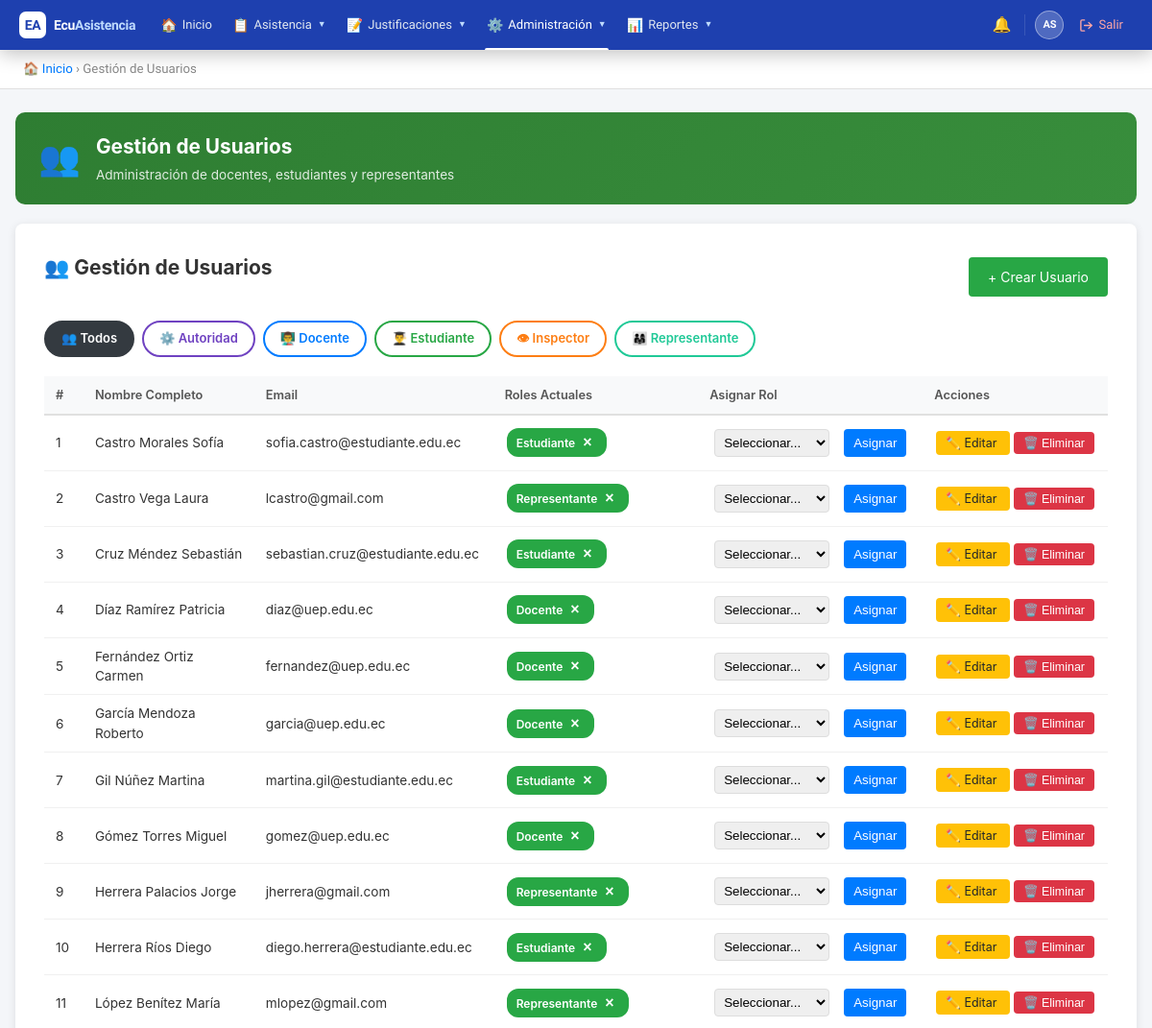
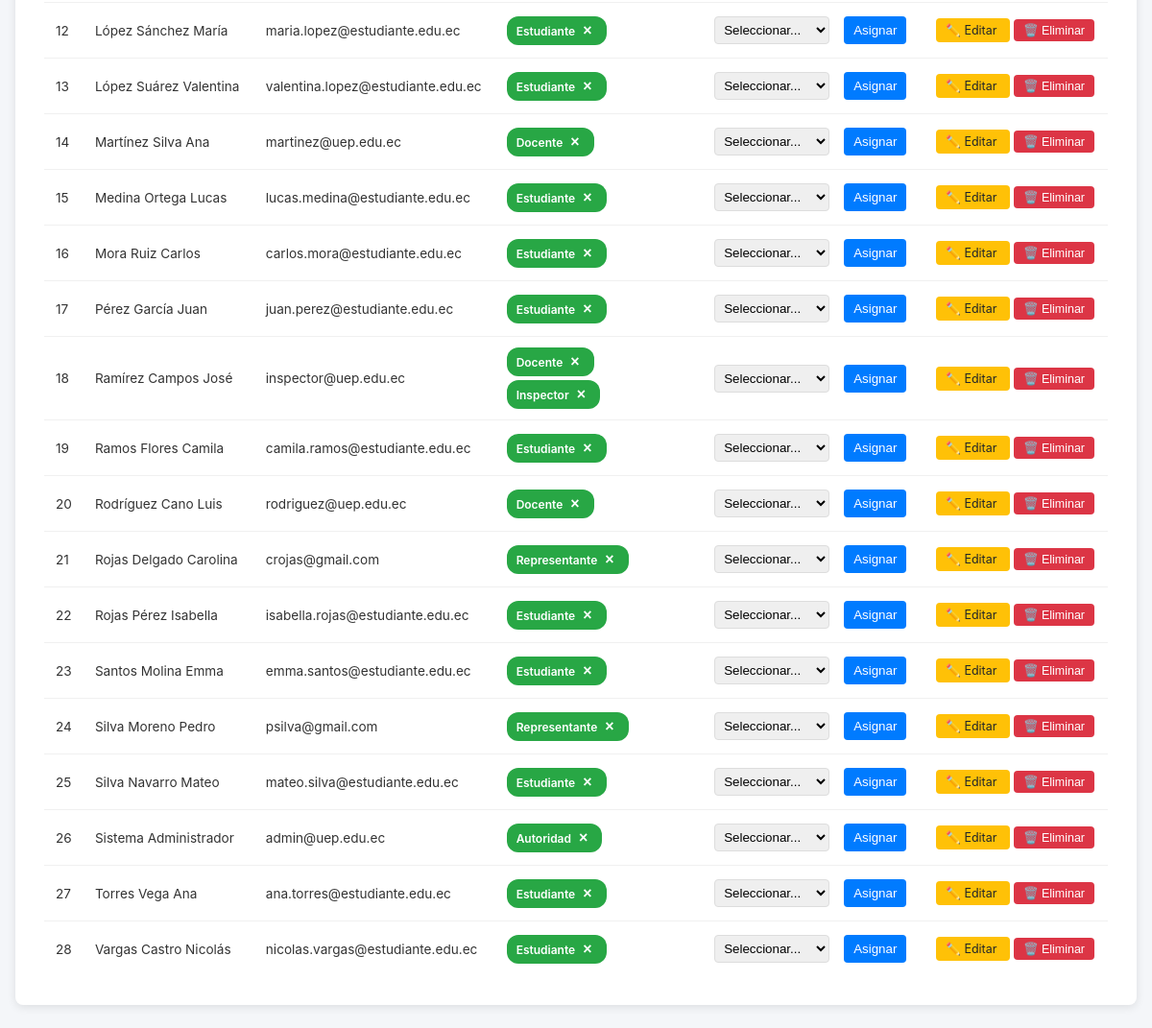
Page /public/?action=users (signed in) on the committed database (2 pictures, top to bottom).
### tables this page shows
CREATE TABLE `roles` (
  `id` int(11) NOT NULL AUTO_INCREMENT,
  `name` varchar(50) NOT NULL,
  `description` text DEFAULT NULL,
  `created_at` timestamp NOT NULL DEFAULT current_timestamp(),
  `updated_at` timestamp NOT NULL DEFAULT current_timestamp() ON UPDATE current_timestamp(),
  PRIMARY KEY (`id`),
  UNIQUE KEY `name` (`name`)
);

CREATE TABLE `users` (
  `id` int(11) NOT NULL AUTO_INCREMENT,
  `institution_id` int(11) NOT NULL,
  `username` varchar(50) NOT NULL,
  `email` varchar(100) NOT NULL,
  `password` varchar(255) NOT NULL,
  `first_name` varchar(100) NOT NULL,
  `last_name` varchar(100) NOT NULL,
  `dni` varchar(20) DEFAULT NULL,
  `phone` varchar(20) DEFAULT NULL,
  `reset_token` varchar(255) DEFAULT NULL,
  `reset_expires` datetime DEFAULT NULL,
  `is_active` tinyint(1) DEFAULT 1,
  `created_at` timestamp NOT NULL DEFAULT current_timestamp(),
  `updated_at` timestamp NOT NULL DEFAULT current_timestamp() ON UPDATE current_timestamp(),
  PRIMARY KEY (`id`),
  UNIQUE KEY `username` (`username`),
  UNIQUE KEY `email` (`email`),
  UNIQUE KEY `dni` (`dni`),
  KEY `institution_id` (`institution_id`),
  CONSTRAINT `users_ibfk_1` FOREIGN KEY (`institution_id`) REFERENCES `institutions` (`id`)
);

### controllers/UserController.php (called while the page is built, shortened)
<?php
require_once BASE_PATH . '/models/User.php';
require_once BASE_PATH . '/models/Role.php';
class UserController {
    private $userModel;
    private $roleModel;
    public function __construct() {
        $db = new Database();
        $this->userModel = new User($db);
        $this->roleModel = new Role($db);
    }
    public function index() {
        $users = $this->userModel->getAll();
        $roles = $this->roleModel->getAll();
        include BASE_PATH . '/views/users/index.php';
    }
}

### config/database.php (called while the page is built)
<?php
class Database {
    private $host = 'localhost';
    private $db = 'ecuasistencia2026_db';
    private $user = 'root';
    private $pass = '';
    private $charset = 'utf8mb4';
    private $pdo;
    public function connect() {
        if ($this->pdo === null) {
            $dsn = "mysql:host={$this->host};dbname={$this->db};charset={$this->charset}";
            $options = [
                PDO::ATTR_ERRMODE => PDO::ERRMODE_EXCEPTION,
                PDO::ATTR_DEFAULT_FETCH_MODE => PDO::FETCH_ASSOC,
                PDO::ATTR_EMULATE_PREPARES => false,
            ];
            try {
                $this->pdo = new PDO($dsn, $this->user, $this->pass, $options);
            } catch (PDOException $e) {
                die('Error de conexión: ' . $e->getMessage());
            }
        }
        return $this->pdo;
    }
}

### models/Role.php (called while the page is built, shortened)
<?php
class Role {
    private $db;
    public function __construct($database) {
        $this->db = $database->connect();
    }
    public function getAll() {
        $sql = "SELECT * FROM roles ORDER BY name";
        $stmt = $this->db->query($sql);
        return $stmt->fetchAll();
    }
}

### models/User.php (called while the page is built, shortened)
<?php
class User {
    public $db;
    public function __construct($database) {
        $this->db = $database->connect();
    }
    public function getAll() {
        $sql = "SELECT u.*, GROUP_CONCAT(r.name) as roles
                FROM users u
                LEFT JOIN user_roles ur ON u.id = ur.user_id
                LEFT JOIN roles r ON ur.role_id = r.id
                WHERE u.institution_id = :institution_id
                GROUP BY u.id
                ORDER BY u.last_name, u.first_name";
        $stmt = $this->db->prepare($sql);
        $stmt->execute([':institution_id' => $_SESSION['institution_id']]);
        return $stmt->fetchAll();
    }
}

### views/users/index.php (the view, shortened to what this page needs)
<!DOCTYPE html>
<html lang="es">
<head>
</head>
<body>
    <?php include BASE_PATH . '/views/partials/navbar.php'; ?>
<div class="breadcrumb">
    <a href="?action=dashboard">🏠 Inicio</a> &rsaquo; Gestión de Usuarios
</div>
<div class="container">
    <div class="page-header" style="background:linear-gradient(135deg,#2e7d32,#388e3c);">
        <div class="ph-icon">👥</div>
        <div>
            <h1>Gestión de Usuarios</h1>
            <p>Administración de docentes, estudiantes y representantes</p>
        </div>
    </div>
        <div class="card">
            <div class="header-actions">
                <h2>👥 Gestión de Usuarios</h2>
                <a href="?action=create_user" style="padding: 10px 20px; background: #28a745; color: white; text-decoration: none; border-radius: 4px; display: inline-block;">
                    + Crear Usuario
                </a>
            </div>
            <?php
            $roleIcons = ['docente'=>'👨‍🏫','estudiante'=>'👨‍🎓','inspector'=>'👁','autoridad'=>'⚙️','representante'=>'👨‍👩‍👧'];
            $roleColors = [
                'docente'      => ['active'=>'background:#007bff;color:white;border-color:#007bff;',      'outline'=>'color:#007bff;border-color:#007bff;'],
                'estudiante'   => ['active'=>'background:#28a745;color:white;border-color:#28a745;',     'outline'=>'color:#28a745;border-color:#28a745;'],
                'inspector'    => ['active'=>'background:#fd7e14;color:white;border-color:#fd7e14;',     'outline'=>'color:#fd7e14;border-color:#fd7e14;'],
                'autoridad'    => ['active'=>'background:#6f42c1;color:white;border-color:#6f42c1;',     'outline'=>'color:#6f42c1;border-color:#6f42c1;'],
                'representante'=> ['active'=>'background:#20c997;color:white;border-color:#20c997;',     'outline'=>'color:#20c997;border-color:#20c997;'],
            ];
            $currentFilter = $_GET['filter_role'] ?? '';
            ?>
            <div style="display:flex;gap:8px;flex-wrap:wrap;margin-bottom:20px;">
                <a href="?action=users"
                   style="padding:7px 16px;border-radius:20px;text-decoration:none;font-size:13px;font-weight:600;border:2px solid;
                          <?= $currentFilter==='' ? 'background:#343a40;color:white;border-color:#343a40;' : 'color:#343a40;border-color:#343a40;background:white;' ?>">
                    👥 Todos
                </a>
                <?php foreach($roles as $role):
                    $rn  = $role['name'];
                    $ico = $roleIcons[$rn] ?? '👤';
                    $col = $roleColors[$rn] ?? ['active'=>'background:#007bff;color:white;border-color:#007bff;','outline'=>'color:#007bff;border-color:#007bff;'];
                    $isActive = ($currentFilter === $rn);
                ?>
                <a href="?action=users&filter_role=<?= $rn ?>"
                   style="padding:7px 16px;border-radius:20px;text-decoration:none;font-size:13px;font-weight:600;border:2px solid;
                          <?= $isActive ? $col['active'] : $col['outline'].'background:white;' ?>">
                    <?= $ico ?> <?= ucfirst($rn) ?>
                </a>
                <?php endforeach; ?>
            </div>
            <table>
                <thead>
                    <tr>
                        <th>#</th>
                        <th>Nombre Completo</th>
                        <th>Email</th>
                        <th>Roles Actuales</th>
                        <th>Asignar Rol</th>
                        <th>Acciones</th>
                    </tr>
                </thead>
                <tbody>
                    <?php
                    $filteredUsers = $users;
                    ?>
                    <?php if(empty($filteredUsers)): ?>
                        <tr>
                            <td colspan="7" style="text-align:center;">No hay usuarios con este rol</td>
                        </tr>
                    <?php else: ?>
                         <?php
                        $counter = 1;
                        foreach($filteredUsers as $user):
                        ?>
                        <tr>
                            <td><?= $counter++ ?></td>
                            <td><?= $user['last_name'] . ' ' . $user['first_name'] ?></td>
                            <td><?= $user['email'] ?></td>
                            <td>
                                <?php if($user['roles']): ?>
                                    <?php
                                    $db = new Database();
                                    $sqlRoles = "SELECT r.id, r.name
                                                FROM roles r
                                                INNER JOIN user_roles ur ON r.id = ur.role_id
                                                WHERE ur.user_id = :user_id
                                                ORDER BY r.name";
                                    $stmtRoles = $db->connect()->prepare($sqlRoles);
                                    $stmtRoles->execute([':user_id' => $user['id']]);
                                    $userRolesData = $stmtRoles->fetchAll(PDO::FETCH_ASSOC);
                                    foreach($userRolesData as $roleData):
                                    ?>
                                        <span class="badge">
                                            <?= ucfirst($roleData['name']) ?>
                                            <form method="POST" action="?action=remove_role<?= isset($_GET['filter_role']) ? '&filter_role=' . $_GET['filter_role'] : '' ?>" style="display: inline;" onsubmit="return confirmRemoveRole(event, '<?= ucfirst($roleData['name']) ?>', '<?= $user['last_name'] . ' ' . $user['first_name'] ?>')">
                                                <button type="submit" class="btn-remove-role">×</button>
                                            </form>
                                        </span>
                                    <?php endforeach; ?>
                                <?php else: ?>
                                    <em>Sin roles</em>
                                <?php endif; ?>
                            </td>
                            <td>
                                <form method="POST" action="?action=assign_role<?= isset($_GET['filter_role']) ? '&filter_role=' . $_GET['filter_role'] : '' ?>" style="display: inline-flex; gap: 5px;">
                                    <select name="role_id" required style="padding: 5px;">
                                        <option value="">Seleccionar...</option>
                                    </select>
                                    <button type="submit" style="padding: 5px 10px;">Asignar</button>
                                </form>
                            </td>
                            <td class="action-buttons">
                                <a href="?action=edit_user&id=<?= $user['id'] ?>"
                                   class="btn-warning btn-sm"
                                   style="text-decoration: none; padding: 5px 10px; border-radius: 4px;">
                                    ✏️ Editar
                                </a>
                                <form method="POST" action="?action=delete_user" style="display: inline;" onsubmit="return confirmDelete(event, '<?= $user['last_name'] . ' ' . $user['first_name'] ?>')">
                                    <button type="submit" class="btn-danger btn-sm">
                                        🗑️ Eliminar
                                    </button>
                                </form>
                            </td>
                        </tr>
                        <?php endforeach; ?>
                    <?php endif; ?>
                </tbody>
            </table>
        </div>
    </div>
</body>
</html>

### public/css/global.css (style rules this page uses)
* { box-sizing: border-box; margin: 0; padding: 0; }
body { font-family: -apple-system, BlinkMacSystemFont, 'Segoe UI', Roboto, sans-serif; background: #f4f6f9; color: #333; font-size: 14px; line-height: 1.5; }
.breadcrumb { padding: 10px 24px; background: #fff; border-bottom: 1px solid #e0e0e0; font-size: 0.83rem; color: #888; }
.breadcrumb a { color: #007bff; text-decoration: none; }
.container { max-width: 1200px; margin: 24px auto; padding: 0 16px; }
.page-header { background: linear-gradient(135deg, #007bff, #0056b3); color: #fff; border-radius: 10px; padding: 20px 24px; margin-bottom: 20px; display: flex; align-items: center; gap: 16px; }
.page-header .ph-icon { font-size: 2.2rem; }
.page-header h1 { font-size: 1.3rem; font-weight: 700; }
.page-header p { font-size: 0.85rem; opacity: 0.85; margin-top: 4px; }
table { width: 100%; border-collapse: collapse; }
thead th { background: #f8f9fa; padding: 10px 12px; text-align: left; font-size: 0.8rem; font-weight: 600; color: #555; border-bottom: 2px solid #e0e0e0; white-space: nowrap; }
tbody td { padding: 9px 12px; border-bottom: 1px solid #f0f0f0; font-size: 0.85rem; vertical-align: middle; }
tbody tr:last-child td { border-bottom: none; }
.badge { display: inline-block; padding: 2px 10px; border-radius: 12px; font-size: 0.75rem; font-weight: 600; }
.btn-danger { background: #dc3545; color: #fff; }
.btn-warning { background: #ffc107; color: #212529; }
.btn-sm { padding: 4px 10px; font-size: 0.78rem; }

### views/users/index.php (style rules this page uses)
* { margin: 0; padding: 0; box-sizing: border-box; }
body { font-family: Arial, sans-serif; background: #f4f4f4; }
.container { max-width: 1400px; margin: 30px auto; padding: 0 20px; }
.card { background: white; padding: 30px; border-radius: 8px; box-shadow: 0 2px 10px rgba(0,0,0,0.1); }
table { width: 100%; border-collapse: collapse; margin-top: 20px; }
th, td { padding: 12px; text-align: left; border-bottom: 1px solid #ddd; }
th { background: #f8f9fa; font-weight: bold; }
.badge { display: inline-block; background: #28a745; color: white; padding: 3px 8px; border-radius: 3px; font-size: 11px; margin: 2px; position: relative; }
.btn-remove-role { background: none; border: none; color: white; font-size: 16px; font-weight: bold; cursor: pointer; padding: 0; margin-left: 5px; line-height: 1; }
select, button { padding: 8px 12px; margin: 5px; border: 1px solid #ddd; border-radius: 4px; }
button { background: #007bff; color: white; border: none; cursor: pointer; }
.btn-danger { background: #dc3545; }
.btn-warning { background: #ffc107; color: #212529; }
h2 { margin-bottom: 20px; color: #333; }
.header-actions { display: flex; justify-content: space-between; align-items: center; margin-bottom: 20px; }
.btn-sm { padding: 5px 10px; font-size: 12px; margin: 2px; }
.action-buttons { white-space: nowrap; }

### views/partials/navbar.php (style rules this page uses)
:root { --nav-bg: #1e40af; --nav-accent: #60a5fa; --nav-hover: rgba(96,165,250,0.18); --nav-text: #e2e8f0; --nav-muted: #bfdbfe; --nav-border: rgba(255,255,255,0.12); --nav-dd-bg: #1d4ed8; --nav-dd-hover:#2563eb; --nav-height: 52px; }
*, *::before, *::after { box-sizing: border-box; }
.breadcrumb { padding: 9px 24px; background: #fff; border-bottom: 1px solid #e8ecf0; font-size: 0.82rem; color: #94a3b8; font-family: 'Plus Jakarta Sans', system-ui, sans-serif; }
.breadcrumb a { color: #3b82f6; text-decoration: none; }

### rows in the picture
roles: name "⚙️", name "Autoridad"
roles: name "👨‍🏫", name "Docente"
roles: name "👨‍🎓", name "Estudiante"
roles: name "👁", name "Inspector"
roles: name "👨‍👩‍👧", name "Representante"
users: last_name "Castro Morales", first_name "Sofía", email "sofia.castro@estudiante.edu.ec"
users: last_name "Castro Vega", first_name "Laura", email "lcastro@gmail.com"
users: last_name "Cruz Méndez", first_name "Sebastián", email "sebastian.cruz@estudiante.edu.ec"
users: last_name "Díaz Ramírez", first_name "Patricia", email "diaz@uep.edu.ec"
users: last_name "Fernández Ortiz", first_name "Carmen", email "fernandez@uep.edu.ec"
users: last_name "García Mendoza", first_name "Roberto", email "garcia@uep.edu.ec"
users: last_name "Gil Núñez", first_name "Martina", email "martina.gil@estudiante.edu.ec"
users: last_name "Gómez Torres", first_name "Miguel", email "gomez@uep.edu.ec"
users: last_name "Herrera Palacios", first_name "Jorge", email "jherrera@gmail.com"
users: last_name "Herrera Ríos", first_name "Diego", email "diego.herrera@estudiante.edu.ec"
users: last_name "López Benítez", first_name "María", email "mlopez@gmail.com"
users: last_name "López Sánchez", first_name "María", email "maria.lopez@estudiante.edu.ec"
users: last_name "López Suárez", first_name "Valentina", email "valentina.lopez@estudiante.edu.ec"
users: last_name "Martínez Silva", first_name "Ana", email "martinez@uep.edu.ec"
users: last_name "Medina Ortega", first_name "Lucas", email "lucas.medina@estudiante.edu.ec"
users: last_name "Mora Ruiz", first_name "Carlos", email "carlos.mora@estudiante.edu.ec"
users: last_name "Pérez García", first_name "Juan", email "juan.perez@estudiante.edu.ec"
users: last_name "Ramírez Campos", first_name "José", email "inspector@uep.edu.ec"
users: last_name "Ramos Flores", first_name "Camila", email "camila.ramos@estudiante.edu.ec"
users: last_name "Rodríguez Cano", first_name "Luis", email "rodriguez@uep.edu.ec"
users: last_name "Rojas Delgado", first_name "Carolina", email "crojas@gmail.com"
users: last_name "Rojas Pérez", first_name "Isabella", email "isabella.rojas@estudiante.edu.ec"
users: last_name "Santos Molina", first_name "Emma", email "emma.santos@estudiante.edu.ec"
users: last_name "Silva Moreno", first_name "Pedro", email "psilva@gmail.com"
users: last_name "Silva Navarro", first_name "Mateo", email "mateo.silva@estudiante.edu.ec"
users: last_name "Sistema", first_name "Administrador", email "admin@uep.edu.ec"
users: last_name "Torres Vega", first_name "Ana", email "ana.torres@estudiante.edu.ec"
users: last_name "Vargas Castro", first_name "Nicolás", email "nicolas.vargas@estudiante.edu.ec"
